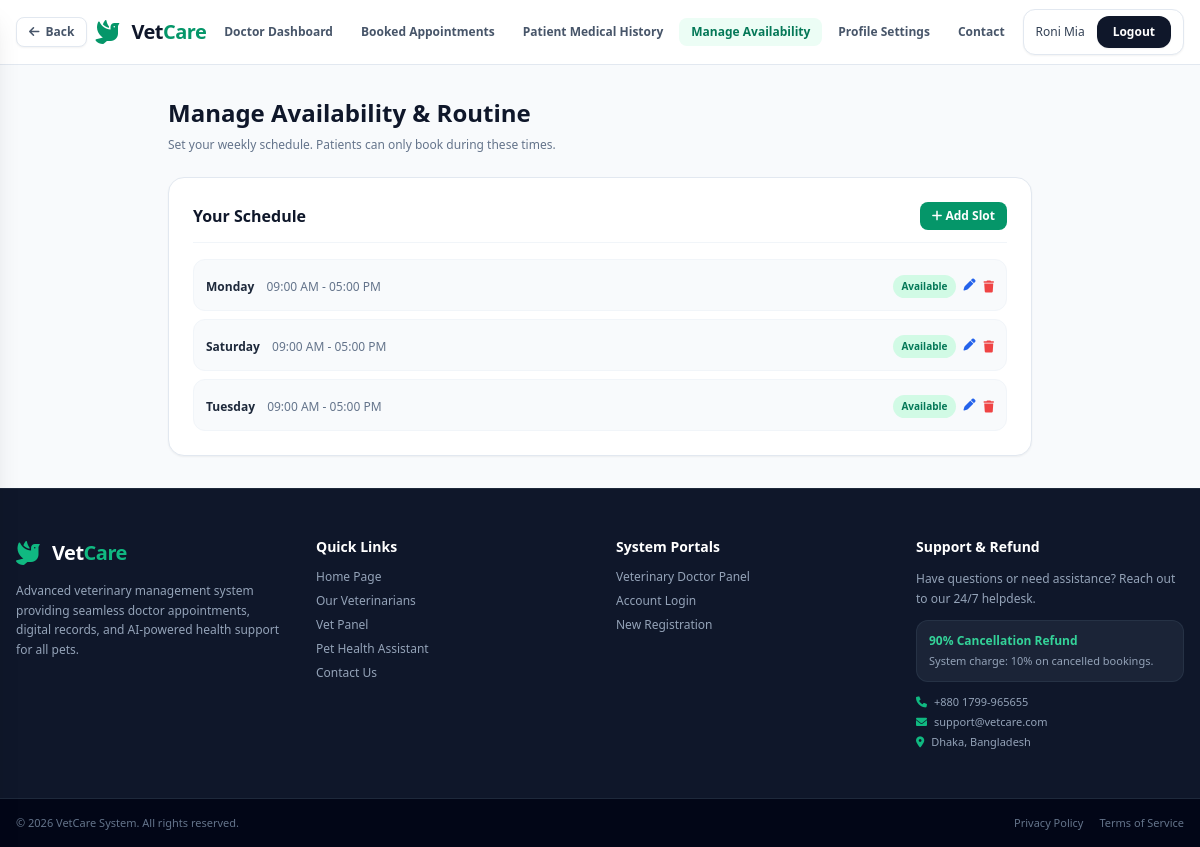
/vet/availability/ (signed in), run on an earlier commit of the app's database.
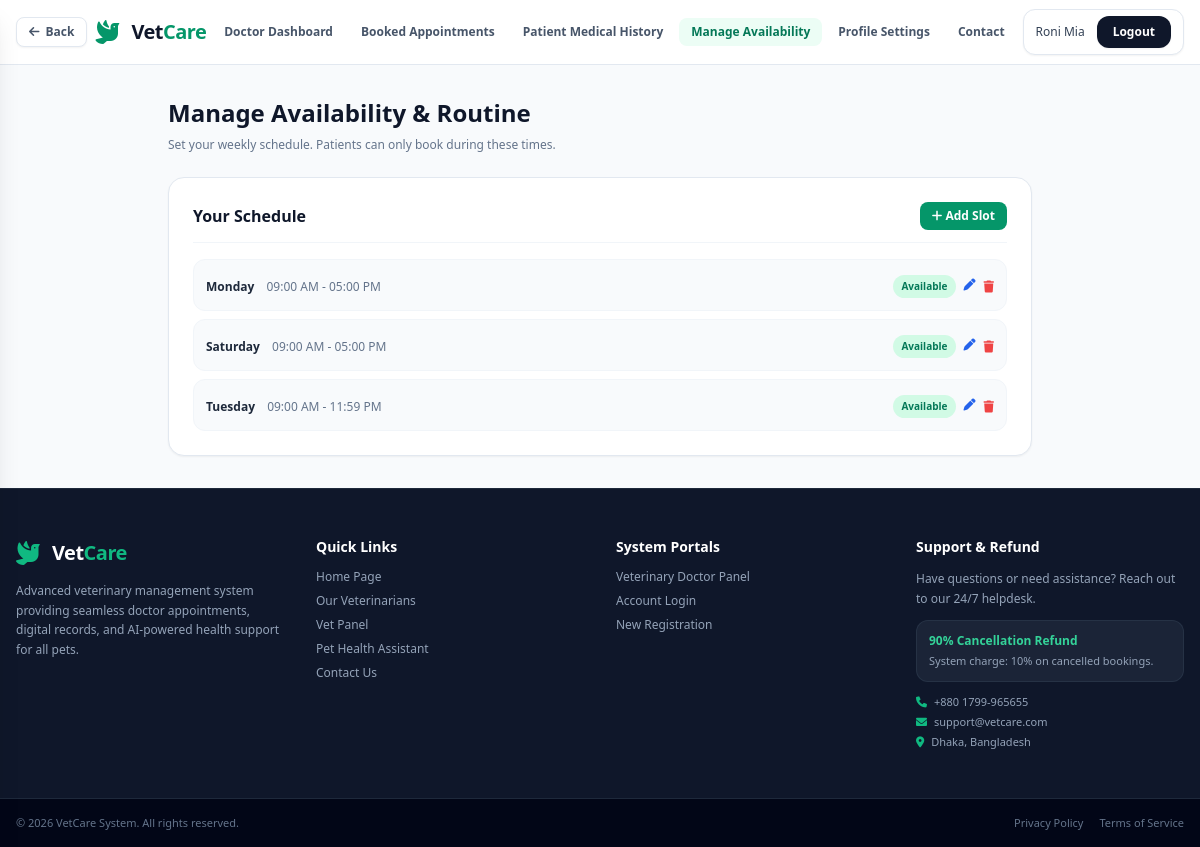
And on a later commit of the database.
### vet/models.py (models this page shows, shortened)
class Availability(models.Model):
    DAY_CHOICES = (
        (0, 'Monday'),
        (1, 'Tuesday'),
        (2, 'Wednesday'),
        (3, 'Thursday'),
        (4, 'Friday'),
        (5, 'Saturday'),
        (6, 'Sunday'),
    )
    doctor = models.ForeignKey(Doctor, on_delete=models.CASCADE, related_name='availabilities')
    day_of_week = models.IntegerField(choices=DAY_CHOICES)
    start_time = models.TimeField()
    end_time = models.TimeField()
    is_available = models.BooleanField(default=True)
    class Meta:
        unique_together = ('doctor', 'day_of_week')

### vet/views.py (the view, shortened to what this page needs)
# urls.py: path('vet/availability/', views.manage_availability, name='vet_availability'),
@login_required
def manage_availability(request):
    if request.user.role != 'DOCTOR':
        return render(request, '403.html', status=403)
    try:
        doctor = request.user.doctor_profile
    except Exception:
        doctor = None
    try:
        availabilities = doctor.availabilities.all() if doctor else []
    except Exception:
        availabilities = []
    context = {
        'doctor': doctor,
        'availabilities': availabilities,
    }
    return render(request, 'vet_availability.html', context)

### vetcure/templates/vet_availability.html (shortened to what this page needs)
{% extends 'base.html' %}
{% block content %}
<div class="flex-grow max-w-4xl w-full mx-auto px-4 py-8">
    <h1 class="text-2xl font-bold text-slate-900 mb-2">Manage Availability & Routine</h1>
    <p class="text-slate-500 text-xs mb-6">Set your weekly schedule. Patients can only book during these times.</p>
    <div class="bg-white rounded-2xl border border-slate-200 shadow-sm p-6 space-y-4">
        <div class="flex justify-between items-center border-b border-slate-100 pb-3">
            <h2 class="font-bold text-slate-900">Your Schedule</h2>
            <button onclick="openAddModal()" class="text-xs bg-emerald-600 hover:bg-emerald-700 text-white px-3 py-1.5 rounded-lg font-semibold transition">
                <i class="fa-solid fa-plus"></i> Add Slot
            </button>
        </div>
        <div class="space-y-2">
            {% for avail in availabilities %}
            <div class="flex items-center justify-between p-3 rounded-xl border {% if avail.is_available %}border-slate-100 bg-slate-50{% else %}border-red-100 bg-red-50/50{% endif %}">
                <div>
                    <span class="font-semibold text-slate-800 text-xs">{{ avail.get_day_of_week_display }}</span>
                    <span class="text-slate-500 text-xs ml-2">{{ avail.start_time|time:"h:i A" }} - {{ avail.end_time|time:"h:i A" }}</span>
                </div>
                <div class="flex items-center gap-2">
                    <form method="post" class="inline">
                        <button type="submit" class="text-[10px] px-2 py-1 rounded-full {% if avail.is_available %}bg-emerald-100 text-emerald-700{% else %}bg-red-100 text-red-700{% endif %} font-semibold">
                            {{ avail.is_available|yesno:"Available,Unavailable" }}
                        </button>
                    </form>
                    <button onclick="openEditModal({{ avail.id }}, {{ avail.day_of_week }}, '{{ avail.start_time|time:"H:i" }}', '{{ avail.end_time|time:"H:i" }}')" class="text-blue-600 hover:text-blue-800 text-xs" title="Edit">
                        <i class="fa-solid fa-pen"></i>
                    </button>
                    <form method="post" class="inline" onsubmit="return confirm('Delete this slot?')">
                        <button type="submit" class="text-red-500 hover:text-red-700 text-xs">
                            <i class="fa-solid fa-trash"></i>
                        </button>
                    </form>
                </div>
            </div>
            {% empty %}
            <p class="text-slate-500 text-xs text-center py-4">No availability slots set yet. Click "Add Slot" to begin.</p>
            {% endfor %}
        </div>
    </div>
</div>
{% endblock %}

What changed in the data, as far as the page shows it:
changed Availability "Tuesday": end_time "05:00 PM" → "11:59 PM"
